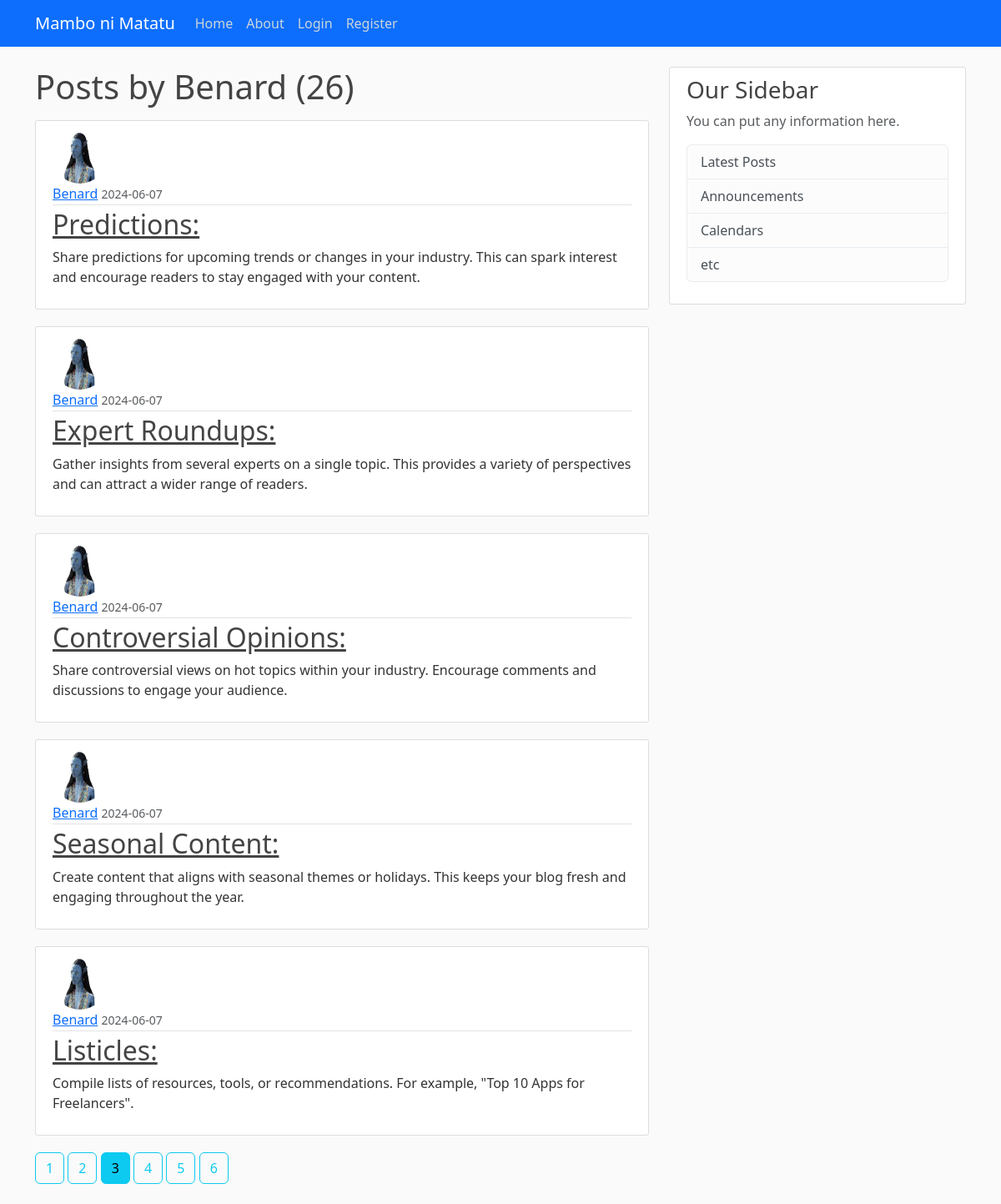
/user/Benard?page=3, run on the app's committed database.
### app/models.py (models this page shows, shortened)
class User(db.Model, UserMixin):
    id = db.Column(db.Integer, primary_key=True)
    username = db.Column(db.String(12), unique=True, nullable=False)
    email = db.Column(db.String(120), unique=True, nullable=False)
    image_file = db.Column(db.String(20), nullable=False, default='default.jpg')
    password = db.Column(db.String(60), nullable=False)
    posts = db.relationship('Post', backref='author', lazy=True)

class Post(db.Model):
    id = db.Column(db.Integer, primary_key=True)
    title = db.Column(db.String(100), nullable=False)
    content = db.Column(db.Text, nullable=False)
    date_posted = db.Column(db.DateTime, nullable=False, default=datetime.utcnow)
    user_id = db.Column(db.Integer, db.ForeignKey('user.id'), nullable=False)

### app/routes.py (the view)
@app.route("/user/<string:username>",)
def user_posts(username):
    page = request.args.get('page', 1, type=int)
    user = User.query.filter_by(username=username).first_or_404()
    posts = Post.query.filter_by(author=user).order_by(Post.date_posted.desc()).paginate(page=page, per_page=5)
    return render_template("user_posts.html", posts=posts, user=user)

### app/templates/user_posts.html
{% extends 'base.html' %} {% block content %}
<h1 class="mb-3">Posts by {{ user.username }} ({{ posts.total }})</h1>
{% for post in posts.items %}
<article class="media content-section">
  <img
    class="rounded-circle article-img"
    src="{{ url_for('static', filename='profile_pics/' + post.author.image_file) }}"
  />
  <div class="media-body">
    <div class="article-metadata">
      <a
        class="mr-2"
        href="{{ url_for('user_posts', username=post.author.username) }}"
        >{{ post.author.username }}</a
      >
      <small class="text-muted"
        >{{ post.date_posted.strftime('%Y-%m-%d') }}</small
      >
    </div>
    <h2>
      <a class="article-title" href="{{ url_for('post', post_id=post.id) }}"
        >{{ post.title }}</a
      >
    </h2>
    <p class="article-content">{{ post.content }}</p>
  </div>
</article>
{% endfor %} {% for page_num in posts.iter_pages(left_edge=1, right_edge=1,
left_current=1, right_current=2) %} {% if page_num %} {% if posts.page ==
page_num %}
<a
  class="btn btn-info mb-4"
  href="{{ url_for('user_posts', username=user.username, page=page_num) }}"
  >{{ page_num }}</a
>
{% else %}
<a
  class="btn btn-outline-info mb-4"
  href="{{ url_for('user_posts', username=user.username, page=page_num) }}"
  >{{ page_num }}</a
>
{% endif %} {% else %} ... {% endif %} {% endfor %} {% endblock %}

### app/static/main.css (style rules this page uses)
body { background: #fafafa; color: #333333; margin-top: 5rem; }
h1, h2, h3, h4, h5, h6 { color: #444444; }
.content-section { background: #ffffff; padding: 10px 20px; border: 1px solid #dddddd; border-radius: 3px; margin-bottom: 20px; }
.article-title { color: #444444; }
.article-content { white-space: pre-line; }
.article-img { height: 65px; width: 65px; margin-right: 16px; }
.article-metadata { padding-bottom: 1px; margin-bottom: 4px; border-bottom: 1px solid #e3e3e3; }

### data on the page
User: username "Benard"
Post: image_file (placeholder picture), author.username "Benard", date_posted "2024-06-07", title "Predictions:", content "Share predictions for upcoming trends or changes in your industry. This can spark interest and encourage readers to stay engaged with your content."
Post: image_file (placeholder picture), author.username "Benard", date_posted "2024-06-07", title "Expert Roundups:", content "Gather insights from several experts on a single topic. This provides a variety of perspectives and can attract a wider range of readers."
Post: image_file (placeholder picture), author.username "Benard", date_posted "2024-06-07", title "Controversial Opinions:", content "Share controversial views on hot topics within your industry. Encourage comments and discussions to engage your audience."
Post: image_file (placeholder picture), author.username "Benard", date_posted "2024-06-07", title "Seasonal Content:", content "Create content that aligns with seasonal themes or holidays. This keeps your blog fresh and engaging throughout the year."
Post: image_file (placeholder picture), author.username "Benard", date_posted "2024-06-07", title "Listicles:", content "Compile lists of resources, tools, or recommendations. For example, \"Top 10 Apps for Freelancers\"."

### other printed values
{{ posts.total }} "26"
{{ page_num }} "1" "2" "4" "5" "6"
{{ page_num }} "3"
